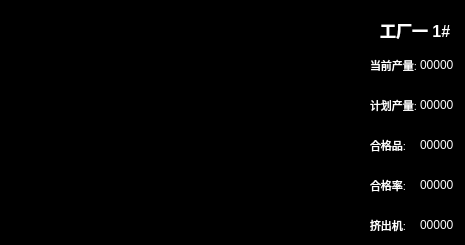
     <widget class="QFrame" name="frame_curve1">
      <property name="geometry">
       <rect>
        <x>15</x>
        <y>15</y>
        <width>465</width>
        <height>245</height>
       </rect>
      </property>
      <property name="styleSheet">
       <string notr="true">background-color: rgb(0, 0, 0);</string>
      </property>
      <property name="frameShape">
       <enum>QFrame::StyledPanel</enum>
      </property>
      <property name="frameShadow">
       <enum>QFrame::Raised</enum>
      </property>
      <widget class="QWidget" name="curve1_data1" native="true">
       <property name="geometry">
        <rect>
         <x>370</x>
         <y>50</y>
         <width>95</width>
         <height>30</height>
        </rect>
       </property>
       <widget class="QLabel" name="curve1_data1_title">
        <property name="geometry">
         <rect>
          <x>0</x>
          <y>0</y>
          <width>50</width>
          <height>30</height>
         </rect>
        </property>
        <property name="font">
         <font>
          <pointsize>8</pointsize>
          <weight>50</weight>
          <bold>false</bold>
         </font>
        </property>
        <property name="layoutDirection">
         <enum>Qt::LeftToRight</enum>
        </property>
        <property name="autoFillBackground">
         <bool>false</bool>
        </property>
        <property name="styleSheet">
         <string notr="true">color: rgb(255, 255, 255);</string>
        </property>
        <property name="text">
         <string>当前产量:</string>
        </property>
       </widget>
       <widget class="QLabel" name="curve1_data1_data">
        <property name="geometry">
         <rect>
          <x>50</x>
          <y>0</y>
          <width>45</width>
          <height>30</height>
         </rect>
        </property>
        <property name="styleSheet">
         <string notr="true">color: rgb(255, 255, 255);</string>
        </property>
        <property name="text">
         <string>00000</string>
        </property>
       </widget>
      </widget>
      <widget class="QWidget" name="curve1_data2" native="true">
       <property name="geometry">
        <rect>
         <x>370</x>
         <y>90</y>
         <width>95</width>
         <height>30</height>
        </rect>
       </property>
       <widget class="QLabel" name="curve1_data2_title">
        <property name="geometry">
         <rect>
          <x>0</x>
          <y>0</y>
          <width>50</width>
          <height>30</height>
         </rect>
        </property>
        <property name="font">
         <font>
          <pointsize>8</pointsize>
          <weight>50</weight>
          <bold>false</bold>
         </font>
        </property>
        <property name="layoutDirection">
         <enum>Qt::LeftToRight</enum>
        </property>
        <property name="autoFillBackground">
         <bool>false</bool>
        </property>
        <property name="styleSheet">
         <string notr="true">color: rgb(255, 255, 255);</string>
        </property>
        <property name="text">
         <string>计划产量:</string>
        </property>
       </widget>
       <widget class="QLabel" name="curve1_data2_data">
        <property name="geometry">
         <rect>
          <x>50</x>
          <y>0</y>
          <width>45</width>
          <height>30</height>
         </rect>
        </property>
        <property name="styleSheet">
         <string notr="true">color: rgb(255, 255, 255);</string>
        </property>
        <property name="text">
         <string>00000</string>
        </property>
       </widget>
      </widget>
      <widget class="QWidget" name="curve1_data3" native="true">
       <property name="geometry">
        <rect>
         <x>370</x>
         <y>130</y>
         <width>95</width>
         <height>30</height>
        </rect>
       </property>
       <widget class="QLabel" name="curve1_data3_title">
        <property name="geometry">
         <rect>
          <x>0</x>
          <y>0</y>
          <width>50</width>
          <height>30</height>
         </rect>
        </property>
        <property name="font">
         <font>
          <pointsize>8</pointsize>
          <weight>50</weight>
          <bold>false</bold>
         </font>
        </property>
        <property name="layoutDirection">
         <enum>Qt::LeftToRight</enum>
        </property>
        <property name="autoFillBackground">
         <bool>false</bool>
        </property>
        <property name="styleSheet">
         <string notr="true">color: rgb(255, 255, 255);</string>
        </property>
        <property name="text">
         <string>合格品:</string>
        </property>
       </widget>
       <widget class="QLabel" name="curve1_data3_data">
        <property name="geometry">
         <rect>
          <x>50</x>
          <y>0</y>
          <width>45</width>
          <height>30</height>
         </rect>
        </property>
        <property name="styleSheet">
         <string notr="true">color: rgb(255, 255, 255);</string>
        </property>
        <property name="text">
         <string>00000</string>
        </property>
       </widget>
      </widget>
      <widget class="QWidget" name="curve1_data4" native="true">
       <property name="geometry">
        <rect>
         <x>370</x>
         <y>170</y>
         <width>95</width>
         <height>30</height>
        </rect>
       </property>
       <widget class="QLabel" name="curve1_data4_title">
        <property name="geometry">
         <rect>
          <x>0</x>
          <y>0</y>
          <width>50</width>
          <height>30</height>
         </rect>
        </property>
        <property name="font">
         <font>
          <pointsize>8</pointsize>
          <weight>50</weight>
          <bold>false</bold>
         </font>
        </property>
        <property name="layoutDirection">
         <enum>Qt::LeftToRight</enum>
        </property>
        <property name="autoFillBackground">
         <bool>false</bool>
        </property>
        <property name="styleSheet">
         <string notr="true">color: rgb(255, 255, 255);</string>
        </property>
        <property name="text">
         <string>合格率:</string>
        </property>
       </widget>
       <widget class="QLabel" name="curve1_data4_data">
        <property name="geometry">
         <rect>
          <x>50</x>
          <y>0</y>
          <width>45</width>
          <height>30</height>
         </rect>
        </property>
        <property name="styleSheet">
         <string notr="true">color: rgb(255, 255, 255);</string>
        </property>
        <property name="text">
         <string>00000</string>
        </property>
       </widget>
      </widget>
      <widget class="QWidget" name="curve1_data5" native="true">
       <property name="geometry">
        <rect>
         <x>370</x>
         <y>210</y>
         <width>95</width>
         <height>30</height>
        </rect>
       </property>
       <widget class="QLabel" name="curve1_data5_title">
        <property name="geometry">
         <rect>
          <x>0</x>
          <y>0</y>
          <width>50</width>
          <height>30</height>
         </rect>
        </property>
        <property name="font">
         <font>
          <pointsize>8</pointsize>
          <weight>50</weight>
          <bold>false</bold>
         </font>
        </property>
        <property name="layoutDirection">
         <enum>Qt::LeftToRight</enum>
        </property>
        <property name="autoFillBackground">
         <bool>false</bool>
        </property>
        <property name="styleSheet">
         <string notr="true">color: rgb(255, 255, 255);</string>
        </property>
        <property name="text">
         <string>挤出机:</string>
        </property>
       </widget>
       <widget class="QLabel" name="curve1_data5_data">
        <property name="geometry">
         <rect>
          <x>50</x>
          <y>0</y>
          <width>45</width>
          <height>30</height>
         </rect>
        </property>
        <property name="styleSheet">
         <string notr="true">color: rgb(255, 255, 255);</string>
        </property>
        <property name="text">
         <string>00000</string>
        </property>
       </widget>
      </widget>
      <widget class="QLabel" name="curve1_title">
       <property name="geometry">
        <rect>
         <x>380</x>
         <y>10</y>
         <width>80</width>
         <height>40</height>
        </rect>
       </property>
       <property name="font">
        <font>
         <pointsize>12</pointsize>
         <weight>75</weight>
         <bold>true</bold>
        </font>
       </property>
       <property name="layoutDirection">
        <enum>Qt::LeftToRight</enum>
       </property>
       <property name="autoFillBackground">
        <bool>false</bool>
       </property>
       <property name="styleSheet">
        <string notr="true">color: rgb(255, 255, 255);</string>
       </property>
       <property name="text">
        <string>工厂一 1#</string>
       </property>
      </widget>
      <widget class="QWidget" name="curve1" native="true">
       <property name="geometry">
        <rect>
         <x>0</x>
         <y>0</y>
         <width>370</width>
         <height>245</height>
        </rect>
       </property>
      </widget>
     </widget>
